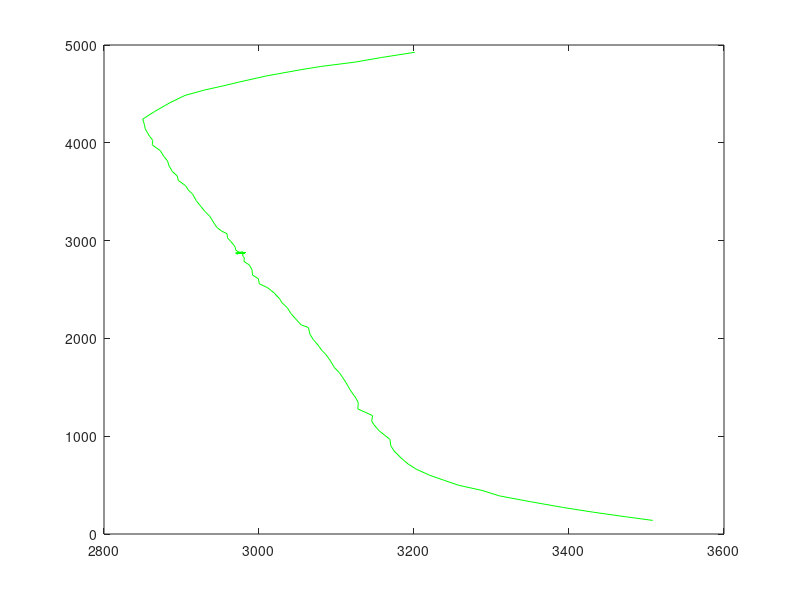

Source code (MATLAB):
% S

% It is suggested that the y coordinate of the stopping
% point should be bigger than the y coordinate of the starting point for
% the S case. For kexi, it is suggested that it should be between 0.15 and 0.25.

function[xx,yy,k]=S2()

x=[3555        3508        3464        3420        3381        3345        3308 ...
    3281        3254        3234        3212        3199        3188        3179 ...
    3173        3169        3163        3157        3150        3145        3141 ...
    3132        3128        3124        3118        3114        3109        3104 ...
    3096        3092        3087        3080        3075        3069        3065 ...
    3059        3051        3046        3040        3037        3030        3027 ...
    3022        3013        3007        3000        2997        2992        2988 ...
    2987        2984        2980        2979        2976        2974        2976 ...
    2974        2975        2977        2978         ...
    2976        2976        2975        2975        2975        2976        2976 ...
    2975        2977        2976        2978        2976        2979        2978 ...
    2976        2976        2974        2978        2974        2975        2975 ...
    2974        2974        2975        2973        2975        2974        2975 ...
    2978        2974        2976        2972        2974        2974        2976 ...
    2976        2974        2976        2976        2974        2978        2975 ...
    2974        2973        2976        2975        2972        2975        2976 ...
    2976        2978        2971        2974        2974        2975        2977 ...
    2977        2977        2976        2979        2978        2976        2977 ...
    2976        2976        2976        2977        2976        2973        2970 ...
    2969        2970        2965        2963        2959        2954        2951 ...
    2944        2942        2938        2935        2927        2924        2919 ...
    2917        2910        2906        2903        2896        2889        2884 ...
    2884        2878        2875        2869        2866        2860        2856 ...
    2852        2852        2857        2864        2876        2888        2900 ...
    2923        2951        2979        3009        3053        3080        3119 ...
    3163        3203        3247];
y=[93         139         186         236         286         338   ...
    393         448         506         563         623         680  ...
    740         812         859         918         976        1038  ...
    1098        1158        1220        1283        1344        1404 ...
    1467        1527        1587        1647        1713        1773 ...
    1829        1887        1945        1997        2053        2109 ...
    2160        2211        2265        2310        2360        2402 ...
    2451        2505        2548        2596        2645        2691 ...
    2735        2772        2805        2831        2853        2866 ...
    2875        2878        2881        2879        2881        2878 ...
    2878        2879                2880 ...
    2879        2880        2879        2877        2879        2876 ...
    2879        2880        2878        2877        2879        2877 ...
    2879        2876        2877        2877        2875        2876 ...
    2874        2877        2877        2875        2877        2872 ...
    2873        2872        2872        2872        2873        2869 ...
    2872        2874        2871        2871        2872        2870 ...
    2869        2870        2871        2871        2870        2868 ...
    2867        2870        2867        2871        2871        2870 ...
    2869        2871        2872        2871        2869        2868 ...
    2870        2874        2872        2871        2870        2868 ...
    2872        2872        2868        2874        2874        2887 ...
    2901        2918        2943        2970        2999        3031 ...
    3067        3106        3144        3185        3226        3272 ...
    3317        3359        3407        3458        3503        3549 ...
    3600        3650        3699        3749        3798        3846 ...
    3899        3950        3999        4051        4104        4159 ...
    4212        4263        4314        4369        4423        4474 ...
    4528        4577        4630        4683        4746        4781 ...
    4827        4878        4928        4977];

a=y(2); %3100;
b=y(end-1); %;1500;
kexi=0.2;
D=5;

try
    
    v_x=zeros(1,length(x)-1);
    
    for i=1:1:(length(x)-1)
        
        v_x(i)=x(i+1)-x(i)+0.0001*randn; % calculate the velocity of the original data
        
    end
    
    
    
    % a=186; % use the y coordinate for starting point
    % b=4855;  % use the y coordinate for stopping point
    % kexi=0.2;
    % D=2; % the lane width
    
    k=1;
    num1=1;
    num2=1;
    xx=zeros(1,200);
    yy=zeros(1,200);
    vv=zeros(1,200);
    theta=zeros(1,200);
    l=zeros(1,200); % the lane car is using
    cl=zeros(1,200); % which direction car is changing lane
    
    for i=1:1:length(y)
        
        if (y(i)==a)
            num1=i;
            break;
        end
        if (y(i)>a)
            num1=i-1+(a-y(i-1))/(y(i)-y(i-1));
            break;
        end
        
    end
    
    yy(1)=a;
    xx(1)=x(floor(num1))+((a-y(floor(num1)))/(y(floor(num1)+1)-y(floor(num1))))*(x(floor(num1)+1)-x(floor(num1)));
    
    
    while (yy(k)<b)
        vv(k)=v_x(floor(num1))*(1+kexi*randn);  % vv is the velocity of the car
        num2=num1+(vv(k)/v_x(floor(num1)));
        
        xx(k+1)=x(floor(num2))+(num2-floor(num2))*(x(floor(num2)+1)-x(floor(num2)));
        yy(k+1)=y(floor(num2))+(num2-floor(num2))*(y(floor(num2)+1)-y(floor(num2)));
        
        % rn is a random number between (0,1), and l indicates which lane car is
        % using, cl denotes which direction car is changing lane.
        rn=rand;
        if ((l(k)==0)&&(rn<0.1))
            l(k+1)=1;
            cl(k+1)=1;
        end
        if ((l(k)==0)&&(rn>0.9))
            l(k+1)=-1;
            cl(k+1)=-1;
        end
        if ((l(k)==1)&&(rn<0.1))
            l(k+1)=0;
            cl(k+1)=-1;
        end
        if ((l(k)==-1)&&(rn>0.9))
            l(k+1)=0;
            cl(k+1)=1;
        end
        
        % change the coordinates with lane change
        
        theta(k+1)=atan((yy(k+1)-yy(k))./(xx(k+1)-xx(k)));
        
        xx(k+1)=xx(k+1)+D*sin(theta(k+1))*cl(k+1);
        yy(k+1)=yy(k+1)-D*cos(theta(k+1))*cl(k+1);
        
        num1=num2;
        k=k+1;
        
    end
    if isempty(find(isnan(xx))) &&  isempty(find(isnan(yy)))
        %         for i=1:1:k-1
        %             plot(xx(i),yy(i),'g');
        %             drawnow;
        %             %             pause(0.1);
        %         end
        plot(xx(1:k-1),yy(1:k-1),'g'); drawnow;
    end
catch ME
end

end



